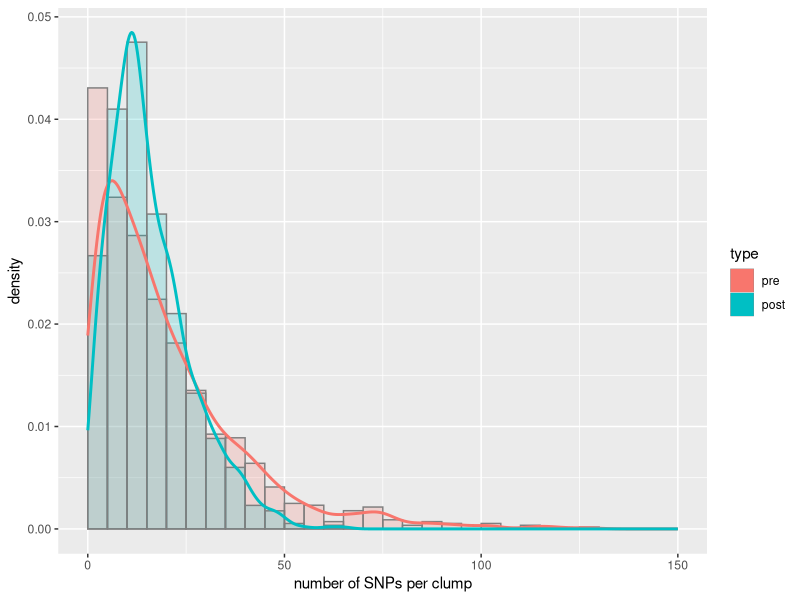

R code for this plot:
pre <- as.numeric(scan("collapse_pre.txt", what="char"))
post <- as.numeric(scan("collapse_post.txt", what="char"))

dat <- data.frame(type=factor(rep(c("pre","post"),
                                  c(length(pre),length(post))),
                              c("pre","post")),
                  number=c(pre,post))

library(ggplot2)
pdf(file="../supp/figs/snps_per_clump.pdf", height=4)
ggplot(dat, aes(number, after_stat(density), color=type)) +
  geom_histogram(aes(fill=type), position="identity", alpha=.2, color="grey50", breaks=0:30*5) +
  geom_density(size=1) + 
  xlab("number of SNPs per clump") +
  xlim(0,150)
dev.off()

library(dplyr)
dat %>%
  group_by(type) %>%
  summarize(mean=mean(number),median=median(number),n=n())
# mean 33.8 -> 15.9
# median 26 -> 13
# n 1376 -> 1132
